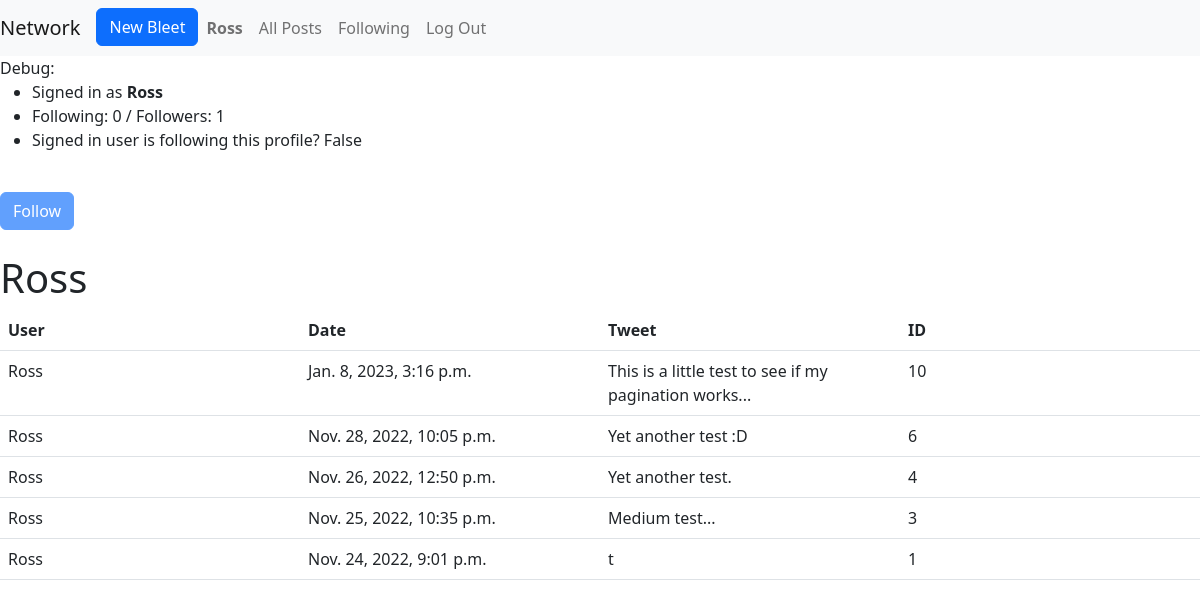
/profile/1 (signed in), run on the app's committed database.
### network/models.py (models this page shows)
class User(AbstractUser):
    pass

class Tweet(models.Model):
    author = models.ForeignKey(User, on_delete=models.CASCADE)
    tweetText = models.CharField(max_length=255)
    posted = models.DateTimeField(auto_now_add=True)
    like = models.ManyToManyField(User, blank=True, related_name="likes")
    def __str__(self):
        return f"{self.author} tweeted: {self.tweetText}"

### network/views.py (the view)
# urls.py: path("profile/<int:user_id>", views.profile, name="profile"),
def profile(request, user_id):
    profile = User.objects.get(id=user_id)
    if Follow.objects.filter(user=user_id, followed_by=request.user).exists():
        print("ya")
        following_status = True
    else:
        print("na")
        following_status = False
    followList = []
    following = request.user.following.all()
    for x in following:
        followList.append(x.user.id)
    profile = User.objects.get(id=user_id)
    if profile.id in followList:
        print("You are following")
    else:
        print("You are NOT following")
    tweets = Tweet.objects.filter(author=user_id).order_by('-posted')
    print(tweets)
    return render(request, "network/profile.html", {
        "viewed_profile": profile.username,
        "viewed_profile_id": user_id,
        "tweets": tweets,
        "following": profile.following.all().count(),
        "followedBy": Follow.objects.filter(user=user_id).count(),
        "following_status": following_status
    })

### network/templates/network/profile.html (shortened to what this page needs)
{% extends "network/layout.html" %}
{% block body %}
Debug:
<ul>
  <li>Signed in as <strong>{{ user.username }}</strong>
  <li>Following: {{ following }} / Followers: {{ followedBy }}
  <li>Signed in user is following this profile? {{ following_status }}
</ul>
<br>
{% if user.username == viewed_profile %}
<button type="button" class="btn btn-primary" onclick="follow()"disabled>Follow</button>
{% else %}
{% if following_status == True %}
<button type="button" class="btn btn-secondary" onclick="follow()">Unfollow</button>
{% elif following_status == False %}
<button type="button" class="btn btn-primary" onclick="follow()">Follow</button>
{% endif %}
{% endif %}
<br>
<br>
<h1 data-id="{{viewed_profile_id}}">{{viewed_profile}}</h1>
<table class="table">
  <thead>
    <tr>
      <th>User</th>
      <th>Date</th>
      <th>Tweet</th>
      <th>ID</th>
    </tr>
  </thead>
  {% for tweet in tweets %}
  <tr>
    <td>{{tweet.author}}</td>
    <td>{{tweet.posted}}</td>
    <td>{{tweet.tweetText}}</td>
    <td>{{tweet.id}}</td>
  </tr>
  {% endfor %}
</table>
{% endblock %}

### network/templates/network/layout.html (shortened to what this page needs)
{% load static %}
<!DOCTYPE html>
<html lang="en">
    <head>
            <link href="https://cdn.jsdelivr.net/npm/bootstrap@5.2.3/dist/css/bootstrap.min.css" rel="stylesheet">
            <link rel="stylesheet" href="{% static 'network/styles.css' %}"/>
    </head>
    <body>
        <nav class="navbar navbar-expand-lg navbar-light bg-light">
            <a class="navbar-brand" href="{% url 'index' %}">Network</a>
            <div>
              <ul class="navbar-nav mr-auto">
                <li class="nav-item">
                  <a class="btn btn-primary" href="{% url 'tweet' %}" role="button"> New Bleet</a>
                </li>
                {% if user.is_authenticated %}
                    <li class="nav-item">
                        <a class="nav-link" href="{% url 'profile' user_id=user.id%}"><strong>{{ user.username }}</strong></a>
                    </li>
                {% endif %}
                <li class="nav-item">
                  <a class="nav-link" href="{% url 'allPosts' %}">All Posts</a>
                </li>
                {% if user.is_authenticated %}
                    <li class="nav-item">
                        <a class="nav-link" href="{% url 'following' %}">Following</a>
                    </li>
                    <li class="nav-item">
                        <a class="nav-link" href="{% url 'logout' %}">Log Out</a>
                    </li>
                {% endif %}
              </ul>
            </div>
          </nav>
        <div class="body">
            {% block body %}
            {% endblock %}
        </div>
    </body>
</html>

### network/static/network/styles.css (style rules this page uses)
table { table-layout:fixed; }

### data on the page
User: username "Ross"
Tweet: author "Ross", posted "Jan. 8, 2023, 3:16 p.m.", tweetText "This is a little test to see if my pagination works...", id "10"
Tweet: author "Ross", posted "Nov. 28, 2022, 10:05 p.m.", tweetText "Yet another test :D", id "6"
Tweet: author "Ross", posted "Nov. 26, 2022, 12:50 p.m.", tweetText "Yet another test.", id "4"
Tweet: author "Ross", posted "Nov. 25, 2022, 10:35 p.m.", tweetText "Medium test...", id "3"
Tweet: author "Ross", posted "Nov. 24, 2022, 9:01 p.m.", tweetText "t", id "1"

### other printed values
{{ following }} "0"
{{ followedBy }} "1"
{{ following_status }} "False"
